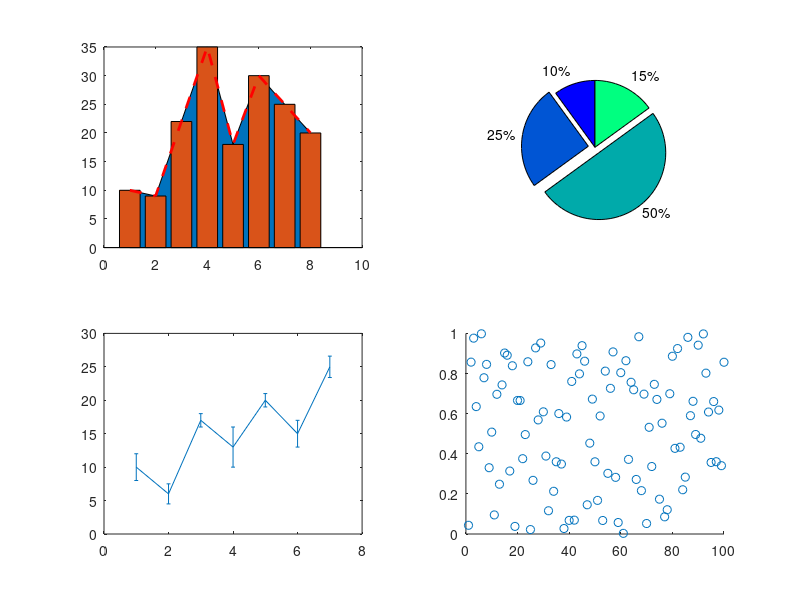

Source code (MATLAB): (Note: this script raises an error after producing the figure.)
clc
clf
x=[1:8]
y=[10,9,22,35,18,30,25,20]
subplot(2,2,1)
area(y)
hold on 
bar(x,y)
hold on
plot(x,y,'LineWidth',2,'Color','r','LineStyle','--')
hold off

x = [10 25 50 15]
explode = [0 1 1 0]
subplot(2,2,2)
pie(x,explode)
colormap winter

y = [10 6 17 13 20 15 25]
e = [2 1.5 1 3 1 2 1.6]
subplot(2,2,3)
errorbar(y,e)

x = [1:100]
y = rand(size(x))
subplot(2,2,4)
scatter(x,y)

yn = randn(10000,3)
figure(2)
histogram(yn)

theta = 0:0.01:2*pi;
rho = sin(2*theta).*cos(2*theta);
polarplot(theta,rho) 

t = 0:pi/50:10*pi
figure(3)
plot3(sin(t),cos(t),t)
axis square;grid on

[X,Y] = meshgrid(-1:.125:3)
Z = peaks(X,Y)
figure(4)
meshc(X,Y,Z)
colormap colorcube
axis([-3 3 -3 3 -10 10])

X1 = [1 20]
Y1 = [1 30]
figure(5)
line(X1,Y1,'LineStyle','-.')
